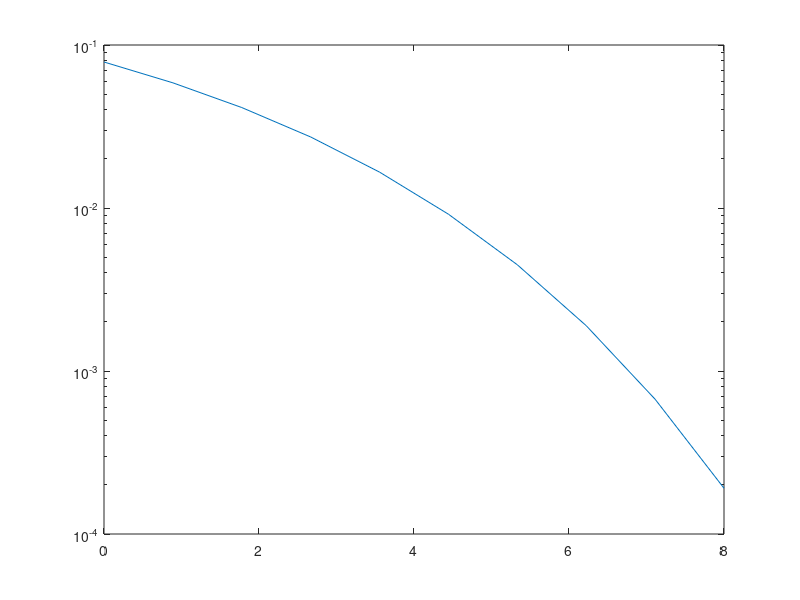

Reproduce this figure in MATLAB.
% BER of BFSK modulation with AWGN

% generate bits 

M = 4;
k = log2(M);
N = 1000*8; 
msg = randi([0,1], 1, N);

msg_tomod = reshape(msg,k , length(msg)/k );

% modulate 
% bit 1 -> +1, 0 -> j
msg_tomod = bi2de(msg_tomod', 'left-msb');
x = pskmod(msg_tomod, M, pi/M);
% x = qammod(msg_tomod, M);
% scatterplot(x)
% EbN0 = 10;
% r = awgn(x, EbN0);
% scatterplot(r)


% add noise
% signal to noise per bit
% S / N = Eb / N0 . fb / B
% Es / N0 = Eb / N0 . log2 (M)
itrs=10;
ber_arr = zeros(1,itrs);
EbN0_arr = linspace(0,8,itrs);
% EbN0 = 0; 
% for id = 1:itrs
%     EbN0 = EbN0_arr(id);    
    % EbN0 = 5;
%     EbN0_watts = db2pow(EbN0);
    % mu = 0; sigma=2;
%     sigma = sqrt(1/(2*EbN0_watts)); mu=0;
%     n = (normrnd(mu, sigma,1, N) + 1i*normrnd(mu, sigma,1, N));
%     
%     r = x+n;
%     r = awgn(x, EbN0);
    % Decision + demodulation
%     y = zeros(1,N);
%     y( real(r) >  imag(r) ) = 1;
%     y( real(r) <=  imag(r) ) = 0;
% 
%     [~, ber] = biterr(y, msg);
% 
%     ber_arr(id) = ber;
% end
% scatterplot(x)
% scatterplot(y)
% plot(ber_arr)

% semilogy(EbN0_arr, ber_arr)
ber_arr_th = (1/k)*2*(1-sqrt(1/M)).*erfc(sqrt(3*k.*(db2pow(EbN0_arr))./(2*(M-1))));semilogy(EbN0_arr, ber_arr_th)
semilogy(EbN0_arr, ber_arr_th)